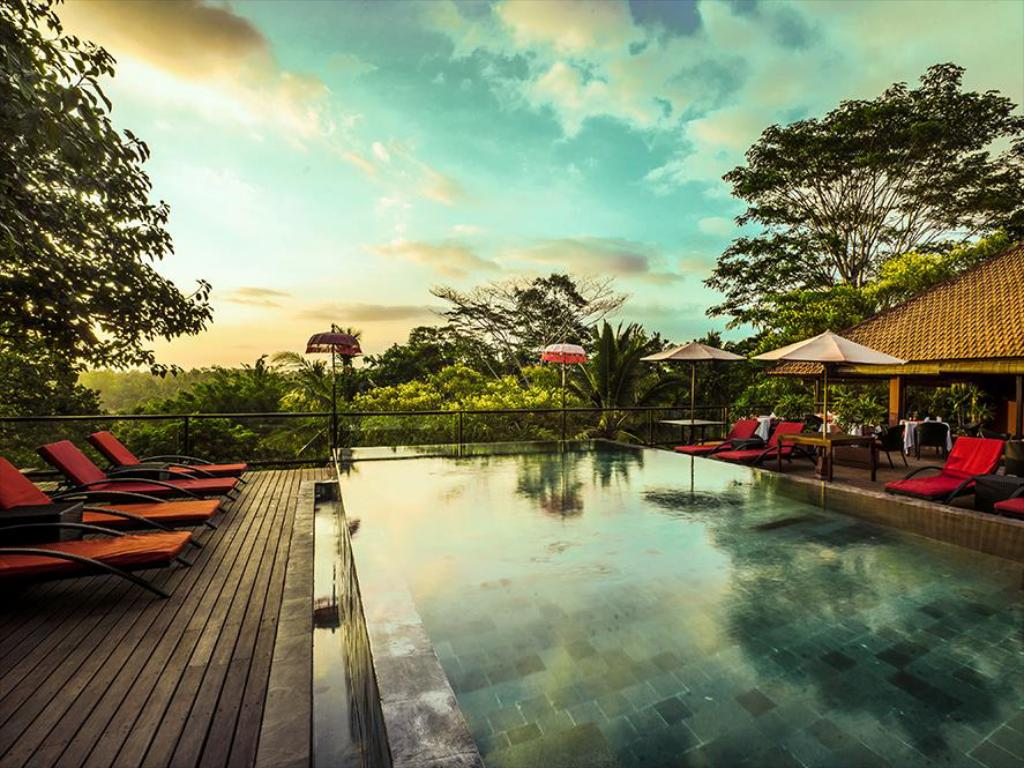
#> input picture goruntu_isleme/manzara.jpg, 1024 x 768 px
$ python duzenleme.py
#> lines starting #> are read from the running program, lines starting #| are printed output that depends on the picture
import numpy as np
import cv2
import matplotlib.pyplot as plt

img1=cv2.imread("manzara.jpg")
#> img1 is the input picture: shape (768, 1024, 3); mean B, G, R 99.4, 128.2, 122.4
img2=cv2.imread("bird.jpg")
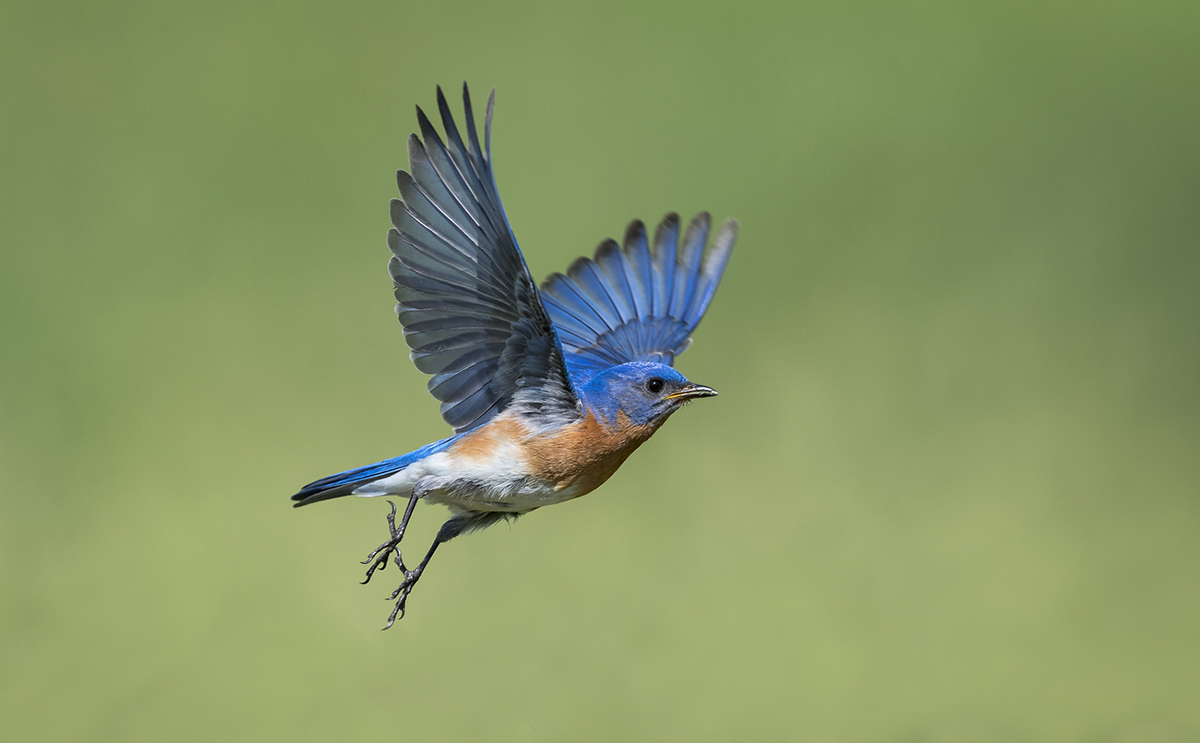
#> input picture goruntu_isleme/bird.jpg, 1200 x 743 px
#> img2 is the input picture: shape (743, 1200, 3); mean B, G, R 101, 150, 134.8

img1=cv2.resize(img1,(300,300))
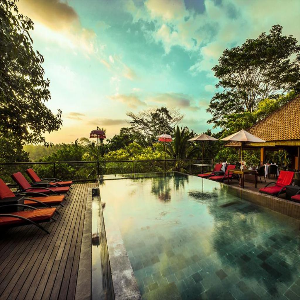
#> img1: shape (300, 300, 3); mean B, G, R 99.3, 128.2, 122.3
img2=cv2.resize(img2,(300,300))
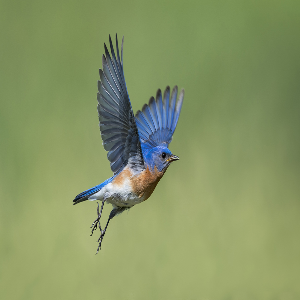
#> img2: shape (300, 300, 3); mean B, G, R 100.8, 149.8, 134.7

cv2.imshow("img1",img1)
cv2.waitKey(0)
cv2.imshow("img2",img2)
cv2.waitKey(0)

yanyana=np.hstack((img1,img2))
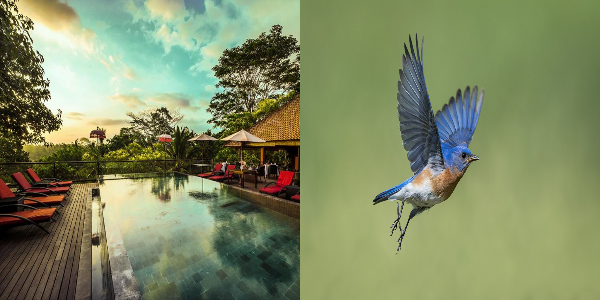
#> yanyana: shape (300, 600, 3); mean B, G, R 100.1, 139, 128.5
cv2.imshow("yanyana",yanyana)
cv2.waitKey(0)

ustuste=np.vstack((img1,img2))
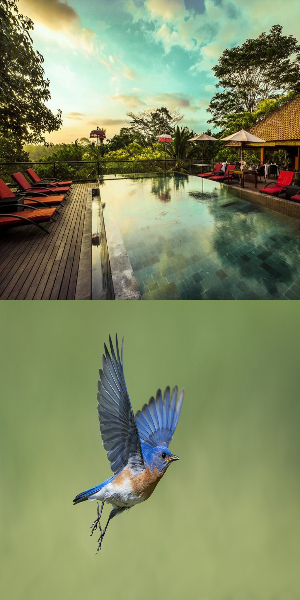
#> ustuste: shape (600, 300, 3); mean B, G, R 100.1, 139, 128.5
cv2.imshow("ustuste",ustuste)
cv2.waitKey(0)
